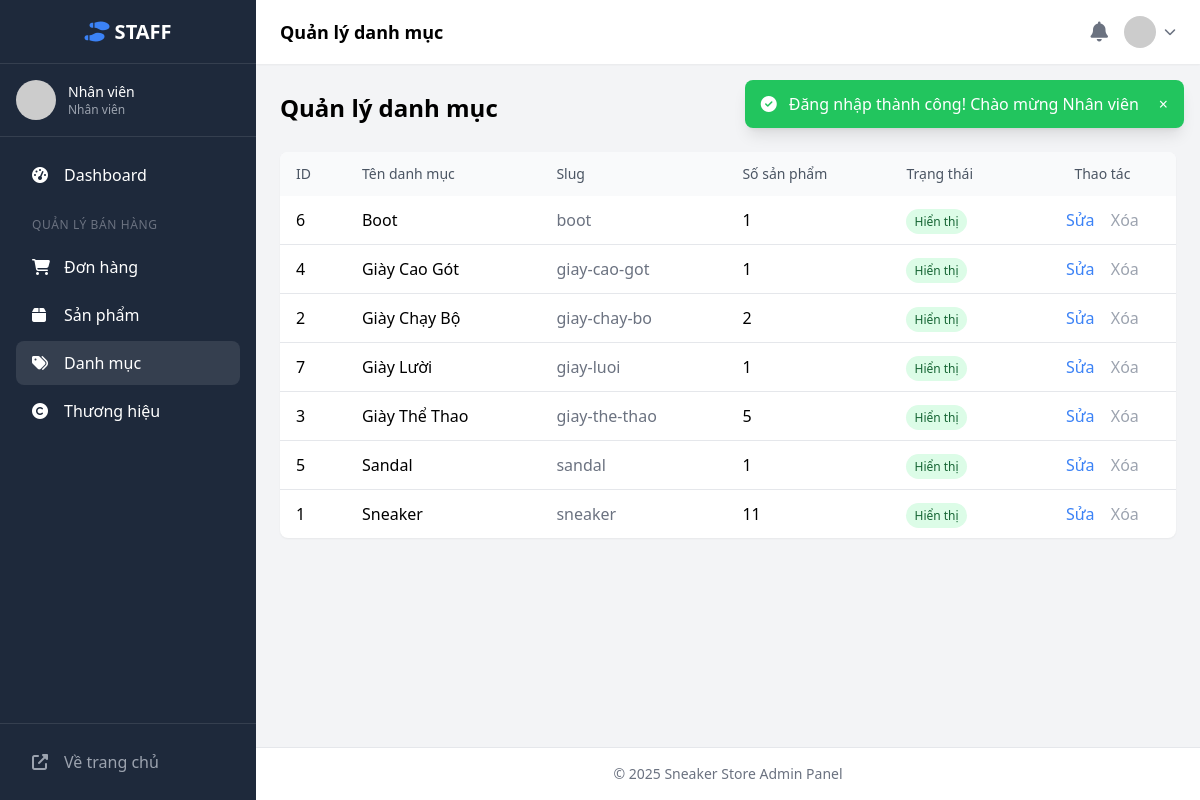
/public/admincategory (signed in), run on the app's committed database.
### tables this page shows
CREATE TABLE IF NOT EXISTS categories (
    id INT AUTO_INCREMENT PRIMARY KEY,
    name VARCHAR(100) NOT NULL,
    slug VARCHAR(100) NOT NULL UNIQUE,
    status TINYINT DEFAULT 1
);

### app/controllers/AdminCategoryController.php (called while the page is built, shortened)
<?php
class AdminCategoryController extends Controller
{
    public function index(): void
    {
        $categories = $this->db->fetchAll(
            "SELECT c.*, (SELECT COUNT(*) FROM products WHERE category_id = c.id) as product_count
             FROM categories c ORDER BY c.name"
        );
        $data = [
            'pageTitle' => 'Quản lý danh mục',
            'categories' => $categories
        ];
        $this->view('admin/layouts/header', $data);
        $this->view('admin/categories/index', $data);
        $this->view('admin/layouts/footer');
    }
}

### app/core/App.php (called while the page is built, shortened)
<?php
class App
{
    protected string $method = 'index';
    public function __construct()
    {
        $url = $this->parseUrl();
        if (!empty($url[0])) {
            $tempName = ucfirst($url[0]) . 'Controller';
            $controllerFile = BASE_PATH . '/app/controllers/' . $tempName . '.php';
            if (file_exists($controllerFile)) {
                unset($url[0]);
            }
        }
        $this->controller = new $controllerName();
        $this->params = $url ? array_values($url) : [];
        call_user_func_array([$this->controller, $this->method], $this->params);
    }
    protected function parseUrl(): array
    {
        if (isset($_GET['url'])) {
            $url = rtrim($_GET['url'], '/');
            $url = filter_var($url, FILTER_SANITIZE_URL);
            return explode('/', $url);
        }
        return [];
    }
}

### public/index.php (called while the page is built, shortened)
<?php
require_once BASE_PATH . '/app/core/Session.php';
require_once BASE_PATH . '/app/core/Database.php';
require_once BASE_PATH . '/app/core/Controller.php';
require_once BASE_PATH . '/app/helpers/functions.php';
require_once BASE_PATH . '/app/core/App.php';
$app = new App();

### app/core/Session.php (called while the page is built, shortened)
<?php
class Session
{
    public static function getFlash(): ?array
    {
        $flash = $_SESSION['flash'] ?? null;
        return $flash;
    }
    public static function hasFlash(): bool
    {
        return isset($_SESSION['flash']);
    }
    public static function user(): ?array
    {
        return $_SESSION['user'] ?? null;
    }
    public static function role(): int
    {
        return $_SESSION['user']['role'] ?? -1;
    }
    public static function isAdmin(): bool
    {
        return self::role() === self::ROLE_ADMIN;
    }
}

### app/helpers/functions.php (called while the page is built, shortened)
<?php
function avatar(?string $path): string
{
    if (empty($path) || $path === 'Avatar' || $path === 'avatar' || strlen($path) < 5) {
        return 'https://www.gravatar.com/avatar/?d=mp&s=150';
    }
    return 'https://www.gravatar.com/avatar/?d=mp&s=150';
}
function roleName(int $role): string
{
    $roles = [
        Session::ROLE_CUSTOMER => 'Khách hàng',
        Session::ROLE_STAFF => 'Nhân viên',
        Session::ROLE_ADMIN => 'Admin'
    ];
    return $roles[$role] ?? 'Không xác định';
}
function isActive(string $path): string
{
    $currentUrl = $_GET['url'] ?? '';
    return strpos($currentUrl, $path) === 0 ? 'active' : '';
}

### app/core/Database.php (called while the page is built, shortened)
<?php
class Database
{
    private static ?Database $instance = null;
    private ?PDO $connection = null;
    public static function getInstance(): Database
    {
        if (self::$instance === null) {
            self::$instance = new self();
        }
        return self::$instance;
    }
    private function connect(): void
    {
        try {
            $dsn = "mysql:host=" . DB_HOST . ";dbname=" . DB_NAME . ";charset=" . DB_CHARSET;
            $options = [
                PDO::ATTR_ERRMODE            => PDO::ERRMODE_EXCEPTION,
                PDO::ATTR_DEFAULT_FETCH_MODE => PDO::FETCH_ASSOC,
                PDO::ATTR_EMULATE_PREPARES   => false,
            ];
            $this->connection = new PDO($dsn, DB_USER, DB_PASS, $options);
        } catch (PDOException $e) {
            die("Lỗi kết nối Database: " . $e->getMessage());
        }
    }
    public function query(string $sql, array $params = []): PDOStatement
    {
        $stmt = $this->connection->prepare($sql);
        $stmt->execute($params);
        return $stmt;
    }
    public function fetchAll(string $sql, array $params = []): array
    {
        $stmt = $this->query($sql, $params);
        return $stmt->fetchAll();
    }
}

### views/admin/categories/index.php (the view, shortened to what this page needs)
<div class="space-y-6">
    <div class="flex flex-col sm:flex-row sm:items-center justify-between gap-4">
        <h2 class="text-2xl font-bold">Quản lý danh mục</h2>
        <button onclick="document.getElementById('addModal').classList.remove('hidden')"
                class="px-4 py-2 bg-accent text-white rounded-lg hover:bg-blue-600">
        </button>
    </div>
    <div class="bg-white rounded-lg shadow-sm overflow-hidden">
        <table class="w-full">
            <thead class="bg-gray-50">
                <tr>
                    <th class="px-4 py-3 text-left text-sm font-medium text-gray-600">ID</th>
                    <th class="px-4 py-3 text-left text-sm font-medium text-gray-600">Tên danh mục</th>
                    <th class="px-4 py-3 text-left text-sm font-medium text-gray-600">Slug</th>
                    <th class="px-4 py-3 text-left text-sm font-medium text-gray-600">Số sản phẩm</th>
                    <th class="px-4 py-3 text-left text-sm font-medium text-gray-600">Trạng thái</th>
                    <th class="px-4 py-3 text-center text-sm font-medium text-gray-600">Thao tác</th>
                </tr>
            </thead>
            <tbody class="divide-y">
                <?php if (empty($categories)): ?>
                <tr>
                    <td colspan="6" class="px-4 py-8 text-center text-gray-500">Chưa có danh mục nào</td>
                </tr>
                <?php else: ?>
                <?php foreach ($categories as $cat): ?>
                <tr class="hover:bg-gray-50">
                    <td class="px-4 py-3"><?= $cat['id'] ?></td>
                    <td class="px-4 py-3 font-medium"><?= htmlspecialchars($cat['name']) ?></td>
                    <td class="px-4 py-3 text-gray-500"><?= $cat['slug'] ?></td>
                    <td class="px-4 py-3"><?= $cat['product_count'] ?></td>
                    <td class="px-4 py-3">
                        <span class="px-2 py-1 text-xs rounded-full <?= $cat['status'] ? 'bg-green-100 text-green-800' : 'bg-red-100 text-red-800' ?>">
                            <?= $cat['status'] ? 'Hiển thị' : 'Ẩn' ?>
                        </span>
                    </td>
                    <td class="px-4 py-3 text-center">
                        <button onclick="editCategory(<?= htmlspecialchars(json_encode($cat)) ?>)"
                                class="text-accent hover:underline mr-3">Sửa</button>
                        <?php if ($cat['product_count'] == 0): ?>
                        <a href="<?= BASE_URL ?>/admincategory/delete/<?= $cat['id'] ?>"
                           onclick="return confirm('Xác nhận xóa danh mục này?')"
                           class="text-red-500 hover:underline">Xóa</a>
                        <?php else: ?>
                        <button onclick="alert('Không thể xóa! Danh mục đang có <?= $cat['product_count'] ?> sản phẩm.')"
                                class="text-gray-400 cursor-not-allowed">Xóa</button>
                        <?php endif; ?>
                    </td>
                </tr>
                <?php endforeach; ?>
                <?php endif; ?>
            </tbody>
        </table>
    </div>
</div>

### app/core/Controller.php (shortened to what this page needs)
<?php
class Controller
{
    public function __construct()
    {
        $this->db = Database::getInstance();
    }
    protected function view(string $view, array $data = []): void
    {
        extract($data);
        $viewFile = BASE_PATH . '/views/' . $view . '.php';
        if (file_exists($viewFile)) {
            require_once $viewFile;
        } else {
            throw new Exception("View {$view} không tồn tại");
        }
    }
}

### views/admin/layouts/header.php (shortened to what this page needs)
<!DOCTYPE html>
<html lang="vi">
<head>
    <script src="https://cdn.tailwindcss.com"></script>
    <link rel="stylesheet" href="https://cdnjs.cloudflare.com/ajax/libs/font-awesome/6.4.0/css/all.min.css">
</head>
<body class="bg-gray-100">
<div class="flex min-h-screen">
    <aside id="sidebar" class="fixed lg:static inset-y-0 left-0 z-50 w-64 bg-primary text-white transform -translate-x-full lg:translate-x-0 transition-transform">
        <div class="h-16 flex items-center justify-center border-b border-white/10">
            <a href="<?= BASE_URL ?>/admin" class="text-xl font-bold">
                <i class="fas fa-shoe-prints text-accent"></i> <?= Session::isAdmin() ? 'ADMIN' : 'STAFF' ?>
            </a>
        </div>
        <div class="p-4 border-b border-white/10">
            <div class="flex items-center gap-3">
                <img src="<?= avatar(Session::user()['avatar']) ?>" alt="Avatar" class="w-10 h-10 rounded-full object-cover">
                <div>
                    <p class="font-medium text-sm"><?= Session::user()['fullname'] ?></p>
                    <p class="text-xs text-gray-400"><?= roleName(Session::role()) ?></p>
                </div>
            </div>
        </div>
        <nav class="p-4 space-y-1">
            <a href="<?= BASE_URL ?>/admin"
               class="flex items-center gap-3 px-4 py-2.5 rounded-lg hover:bg-white/10 transition <?= isActive('admin') && !isset($_GET['url']) ? 'bg-white/10' : '' ?>">
                <i class="fas fa-tachometer-alt w-5"></i>
                <span>Dashboard</span>
            </a>
            <p class="text-xs text-gray-500 uppercase tracking-wider pt-4 pb-2 px-4">Quản lý bán hàng</p>
            <a href="<?= BASE_URL ?>/adminorder"
               class="flex items-center gap-3 px-4 py-2.5 rounded-lg hover:bg-white/10 transition <?= isActive('adminorder') ? 'bg-white/10' : '' ?>">
                <i class="fas fa-shopping-cart w-5"></i>
                <span>Đơn hàng</span>
            </a>
            <a href="<?= BASE_URL ?>/adminproduct"
               class="flex items-center gap-3 px-4 py-2.5 rounded-lg hover:bg-white/10 transition <?= isActive('adminproduct') ? 'bg-white/10' : '' ?>">
                <i class="fas fa-box w-5"></i>
                <span>Sản phẩm</span>
            </a>
            <a href="<?= BASE_URL ?>/admincategory"
               class="flex items-center gap-3 px-4 py-2.5 rounded-lg hover:bg-white/10 transition <?= isActive('admincategory') ? 'bg-white/10' : '' ?>">
                <i class="fas fa-tags w-5"></i>
                <span>Danh mục</span>
            </a>
            <a href="<?= BASE_URL ?>/adminbrand"
               class="flex items-center gap-3 px-4 py-2.5 rounded-lg hover:bg-white/10 transition <?= isActive('adminbrand') ? 'bg-white/10' : '' ?>">
                <i class="fas fa-copyright w-5"></i>
                <span>Thương hiệu</span>
            </a>
        </nav>
        <div class="absolute bottom-0 left-0 right-0 p-4 border-t border-white/10">
            <a href="<?= BASE_URL ?>" class="flex items-center gap-3 px-4 py-2.5 rounded-lg hover:bg-white/10 transition text-gray-400">
                <i class="fas fa-external-link-alt w-5"></i>
                <span>Về trang chủ</span>
            </a>
        </div>
    </aside>
    <div class="flex-1 flex flex-col">
        <header class="h-16 bg-white shadow-sm flex items-center justify-between px-4 lg:px-6">
            <div class="hidden lg:block">
                <h1 class="text-lg font-semibold"><?= $pageTitle ?? 'Dashboard' ?></h1>
            </div>
            <div class="flex items-center gap-4">
                <div class="relative group">
                    <button class="relative text-gray-500 hover:text-gray-700">
                        <i class="fas fa-bell text-xl"></i>
                    </button>
                </div>
                <div class="relative group">
                    <button class="flex items-center gap-2">
                        <img src="<?= avatar(Session::user()['avatar']) ?>" alt="Avatar" class="w-8 h-8 rounded-full object-cover">
                        <i class="fas fa-chevron-down text-xs text-gray-500"></i>
                    </button>
                </div>
            </div>
        </header>
        <?php if (Session::hasFlash()): $flash = Session::getFlash(); ?>
        <div id="toast" class="fixed top-20 right-4 z-50 animate-slide-in">
            <div class="flex items-center gap-3 px-4 py-3 rounded-lg shadow-lg <?= $flash['type'] === 'success' ? 'bg-green-500' : ($flash['type'] === 'error' ? 'bg-red-500' : 'bg-blue-500') ?> text-white">
                <i class="fas <?= $flash['type'] === 'success' ? 'fa-check-circle' : 'fa-exclamation-circle' ?>"></i>
                <span><?= $flash['message'] ?></span>
                <button onclick="this.parentElement.parentElement.remove()" class="ml-2">&times;</button>
            </div>
        </div>
        <?php endif; ?>
        <main class="flex-1 p-4 lg:p-6">

### views/admin/layouts/footer.php (shortened to what this page needs)
        </main>
        <footer class="bg-white border-t px-6 py-4">
            <p class="text-sm text-gray-500 text-center">
                &copy; <?= date('Y') ?> <?= SITE_NAME ?> Admin Panel
            </p>
        </footer>
    </div>
</div>
</body>
</html>

### views/admin/layouts/footer.php (style rules this page uses)
.animate-slide-in { animation: slide-in 0.3s ease-out; }

### data on the page
categories: id "6", name "Boot", slug "boot", product_count "1", status "Hiển thị"
categories: id "4", name "Giày Cao Gót", slug "giay-cao-got", product_count "1", status "Hiển thị"
categories: id "2", name "Giày Chạy Bộ", slug "giay-chay-bo", product_count "2", status "Hiển thị"
categories: id "7", name "Giày Lười", slug "giay-luoi", product_count "1", status "Hiển thị"
categories: id "3", name "Giày Thể Thao", slug "giay-the-thao", product_count "5", status "Hiển thị"
categories: id "5", name "Sandal", slug "sandal", product_count "1", status "Hiển thị"
categories: id "1", name "Sneaker", slug "sneaker", product_count "11", status "Hiển thị"

### other printed values
Session::user()['fullname'] "Nhân viên"
roleName(Session::role()) "Nhân viên"
$pageTitle "Quản lý danh mục"
$flash['message'] "Đăng nhập thành công! Chào mừng Nhân viên"
SITE_NAME "Sneaker Store"
